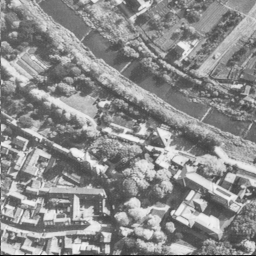
%> input picture Set of Exercises - A/aerial.tiff, 256 x 256 px
$ octave askisi_1_1.m   (GNU Octave 9; MATLAB toolbox functions it lacks are replaced by stand-ins)
%> lines starting %> are read from the running program, lines starting %| are printed output that depends on the picture
% Import the image
f = imread("aerial.tiff");
%> f is the input picture: size 256x256 uint8; min 1, max 248, mean 140.5
whos f

% Display the image
figure, imshow(f,[]);

% imtool(f)
%% 1.1.1 Γραμμική και Λογαριθμική Απεικόνιση του πλάτους του 2D Fourier
% Fourier Transform
Fourier_transform = fft2(f);

% Fourier Spectrum
fourier_spectrum = abs(Fourier_transform);
figure, imshow(fourier_spectrum, [])

% Fourier Tranformed Centered
Fourier_transform_centered = fftshift(Fourier_transform);
fourier_spectrum_centered = abs(Fourier_transform_centered);

% Fourier Spectrum Centered
figure, imshow(fourier_spectrum_centered, [])

% Log transformation of Fourier Spectrum
fourier_spectrum_log = log(1 + fourier_spectrum_centered);
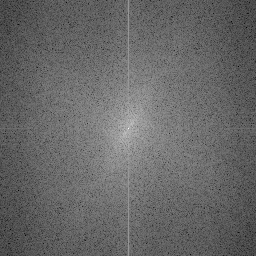
%> fourier_spectrum_log: size 256x256 double; min 2.16, max 16.04, mean 7.8; drawn with min black and max white
figure, imshow(fourier_spectrum_log, [])

% Phase Angle
phase_angle = angle(Fourier_transform);
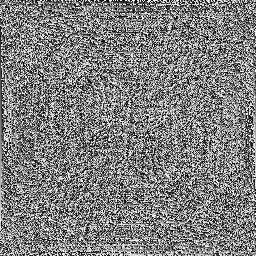
%> phase_angle: size 256x256 double; min -3.14, max 3.14, mean 9.59e-05; drawn with min black and max white
figure, imshow(phase_angle, [])

%The Polar form can now be expressed with the phase angle and the spectrum

%% 1.1.2 Χρήση Κατωπερατού Φίλτρου με padding
% Convert Image to float
Image = im2double(f);
[M,N] = size(Image);
%> M = 256; N = 256

% Padding Parameters
Padding_Parameters = 2*size(Image);
%> Padding_Parameters = [512 512]


% Filter Parameters
n = 1;
D0 = 50;

% Butterworth Filter Generation
% Find the Meshgrid Arrays
u = 0:(Padding_Parameters(1) - 1);
%> u = 512 values from 0 to 511
v = 0:(Padding_Parameters(2) - 1);
%> v = 512 values from 0 to 511
idx = find(u> Padding_Parameters(1)/2);
%> idx = 255 values from 258 to 512
u(idx) = u(idx) - Padding_Parameters(1);
idy = find(v> Padding_Parameters(2)/2);
%> idy = 255 values from 258 to 512
v(idy) = v(idy) - Padding_Parameters(2);
[V,U] = meshgrid(v,u);

% Find the euclidian distance of the two meshgrids
Distance = hypot(U,V);

Butterworth_lp_filter = 1./(1 + (Distance./D0).^(2*n));

% Padding the image to avoid wraparound error
image_padded = padarray(Image, [size(Butterworth_lp_filter,1) - M, size(Butterworth_lp_filter,2) - N], "replicate", 'post');
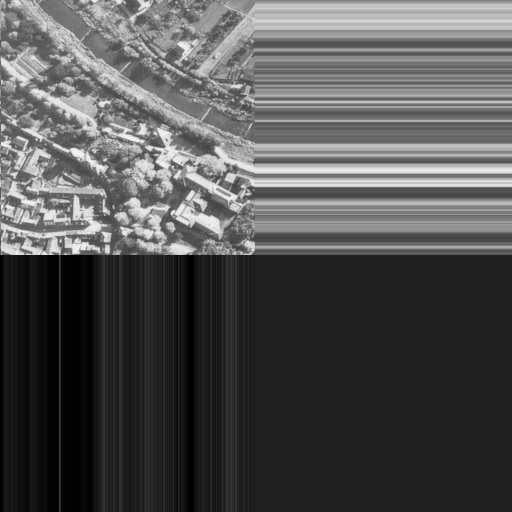
%> image_padded: size 512x512 double; min 0.00392, max 0.973, mean 0.324
figure, imshow(image_padded);

% Fast Fourier Transform of padded image
Fourier_padded = fft2(image_padded);

% Multiplication of H() and F()
G_Function = Butterworth_lp_filter.*Fourier_padded;

% Inverse FFT to get spatial domain
g_Image = ifft2(G_Function);

% Crop to the size of the original image
g_Image = g_Image(1:M,1:N);
%> g_Image: size 256x256 double

figure, imshow(g_Image);


%% 1.1.2 Χρήση Ανωπερατού Φίλτρου με padding
% Padding Parameters
Padding_Parameters = 2*size(Image);


% Filter Parameters
n = 1;
D0 = 50;

% Butterworth Filter Generation

Butterworth_hp_filter = 1.0 - (1./(1 + (Distance./D0).^(2*n)));

% Multiplication of H() and F()
G_Function_hp = Butterworth_hp_filter.*Fourier_padded;

% Inverse FFT to get spatial domain
g_image_hp = ifft2(G_Function_hp);

% Crop to the size of the original image
g_image_hp = g_image_hp(1:M,1:N);
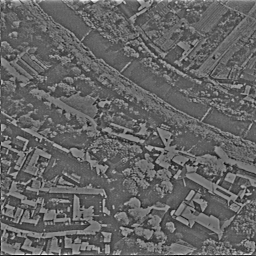
%> g_image_hp: size 256x256 double; min -0.3, max 0.466, mean 0.00228; drawn with min black and max white

% Display Image
figure, imshow(g_image_hp);
%> after `imshow(g_image_hp)`:
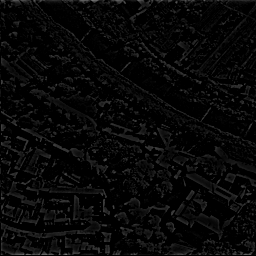
%> displayed picture: size 256x256, on the screen's scale of 0 to 255; min 0, max 119, mean 8

% Intensity Scaling
g_image_scaled = mat2gray(g_image_hp);
figure, imshow(g_image_scaled)


%% High Frequency Emphasis Filtering
if false
    High_emphasis_filter = 0.5 + 2.0*Butterworth_hp_filter;
    G_Function_hp_emphasis = High_emphasis_filter.*Fourier_padded;
    g_image_hp_emphasis = ifft2(G_Function_hp_emphasis);
    g_image_hp_emphasis = g_image_hp_emphasis(1:M,1:N);
    figure, imshow(g_image_hp_emphasis)
    g_image_emphasis_scaled = mat2gray(g_image_hp_emphasis);
    figure, imshow(g_image_emphasis_scaled)
end

%% Απόκριση Πλάτους και Κρουστική Απόκριση των φίλτρων
% Magnitude Response of low-pass Butterworth Filter
figure, mesh(abs(fftshift(Butterworth_lp_filter)))
title("Magnitude Response of low-pass Butterworth")

% Magnitude Response of high-pass Butterworth Filter
figure, mesh(abs(fftshift(Butterworth_hp_filter)))
title("Magnitude Response of high-pass Butterworth")
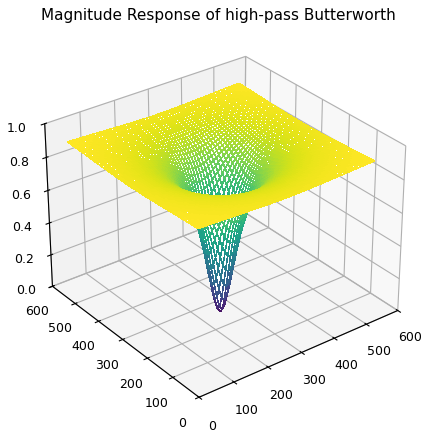
%> figure redrawn from the program's plot data

% Impulse response of filter
impulse_response_lp = ifft2(Butterworth_lp_filter);
impulse_response_hp = ifft2(Butterworth_hp_filter);

% Impulse Response of low-pass Butterworth Filter
figure, mesh(fftshift(impulse_response_lp))
title("Impulse Response of low-pass Butterworth")

% Impulse Response of low-pass Butterworth Filter
figure, mesh(fftshift(impulse_response_hp))
title("Impulse Response of high-pass Butterworth")
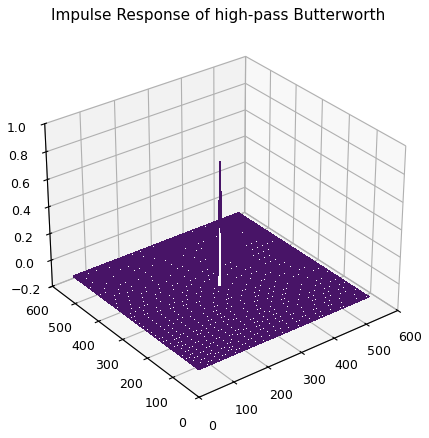
%> figure redrawn from the program's plot data

if false
    figure, freqz2(impulse_response_lp)
    figure, freqz2(impulse_response_hp)
end
